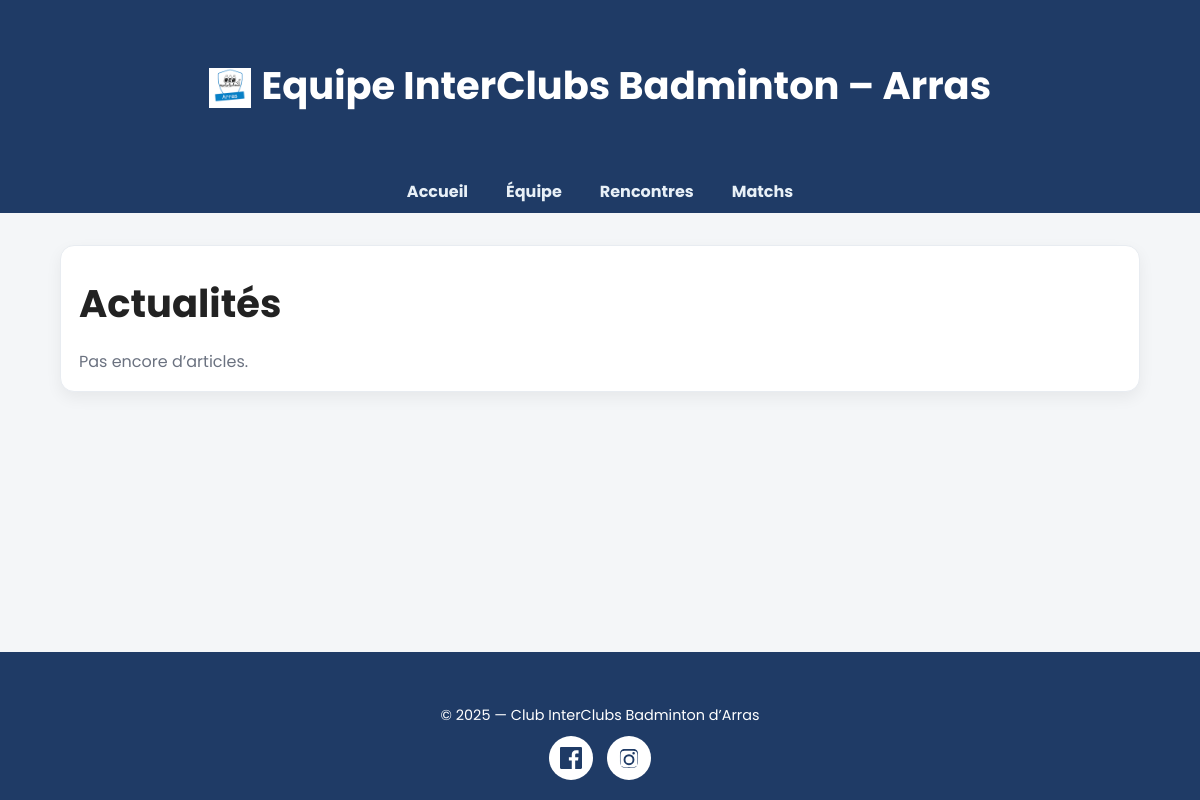
Before: /news.php with the older database file.
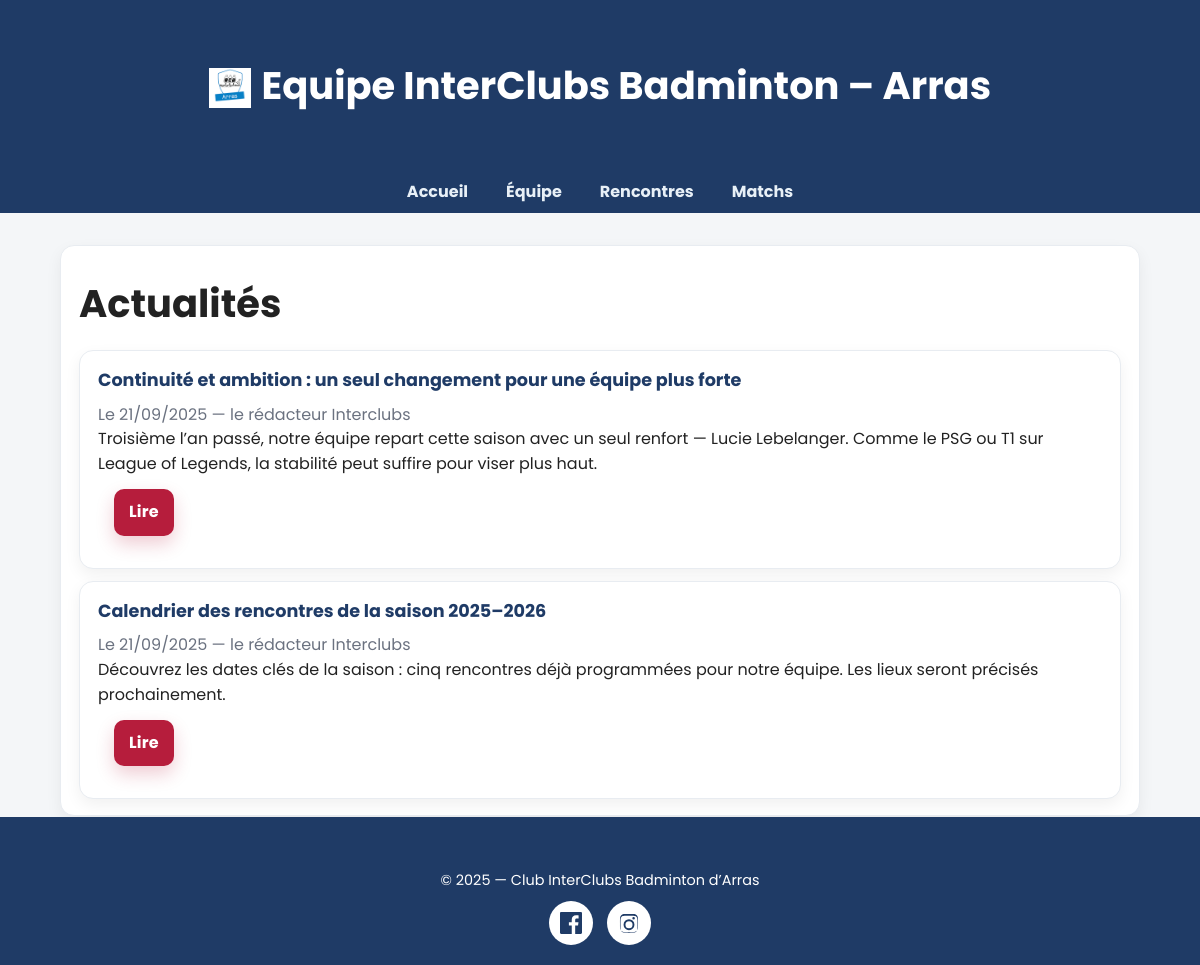
After: the same page with the newer database file.
### tables this page shows
CREATE TABLE `articles` (
  `id` int(11) NOT NULL,
  `slug` varchar(180) DEFAULT NULL,
  `titre` varchar(255) NOT NULL,
  `excerpt` varchar(280) DEFAULT NULL,
  `cover_url` varchar(255) DEFAULT NULL,
  `contenu` text NOT NULL,
  `date_publication` datetime DEFAULT current_timestamp(),
  `auteur` varchar(100) DEFAULT 'Club'
);

### news.php (the view, shortened to what this page needs)
<?php
require_once __DIR__ . '/includes/db.php';
$BASE = rtrim(dirname($_SERVER['SCRIPT_NAME']), '/');
$perPage = 6;
$page    = max(1, (int)($_GET['page'] ?? 1));
$offset  = ($page - 1) * $perPage;
$sql = "SELECT id, titre, contenu, auteur, cover_url, excerpt,
               DATE_FORMAT(date_publication, '%d/%m/%Y') AS d
        FROM articles
        ORDER BY date_publication DESC
        LIMIT :limit OFFSET :offset";
$stmt = $pdo->prepare($sql);
$stmt->bindValue(':limit', $perPage, PDO::PARAM_INT);
$stmt->bindValue(':offset', $offset, PDO::PARAM_INT);
$stmt->execute();
$rows = $stmt->fetchAll(PDO::FETCH_ASSOC);
?>
<?php require_once __DIR__ . '/includes/header.php'; ?>
<div class="container">
  <section class="card">
    <div class="card-body">
      <h1>Actualités</h1>
      <?php if (!$rows): ?>
        <p class="muted">Pas encore d’articles.</p>
      <?php else: ?>
        <div class="article-list">
          <?php foreach ($rows as $r): ?>
            <?php
              $summary = trim((string)($r['excerpt'] ?? ''));
            ?>
            <article class="card article-item">
              <div class="card-body">
                <h2 class="match-title">
                  <a href="<?= $BASE ?>/article.php?id=<?= (int)$r['id'] ?>">
                    <?= htmlspecialchars($r['titre']) ?>
                  </a>
                </h2>
                <div class="muted">
                  Le <?= htmlspecialchars($r['d']) ?>
                  <?= !empty($r['auteur']) ? ' — ' . htmlspecialchars($r['auteur']) : '' ?>
                </div>
                <p><?= htmlspecialchars($summary) ?></p>
                <div class="card-actions">
                  <a class="btn btn-primary" href="<?= $BASE ?>/article.php?id=<?= (int)$r['id'] ?>">Lire</a>
                </div>
              </div>
            </article>
          <?php endforeach; ?>
        </div>
      <?php endif; ?>
    </div>
  </section>
</div>
<?php require_once __DIR__ . '/includes/footer.php'; ?>

Changed rows visible on the page:
added articles: titre "Continuité et ambition : un seul changement pour une équipe plus forte", d "21/09/2025", auteur "le rédacteur Interclubs", excerpt "Troisième l’an passé, notre équipe repart cette saison avec un seul renfort — Lucie Lebelanger. Comme le PSG ou T1 sur League of Legends, la stabilité peut suffire pour viser plus haut."
added articles: titre "Calendrier des rencontres de la saison 2025–2026", d "21/09/2025", auteur "le rédacteur Interclubs", excerpt "Découvrez les dates clés de la saison : cinq rencontres déjà programmées pour notre équipe. Les lieux seront précisés prochainement."
Other visible differences:
text no longer shown: "Pas encore d’articles."
